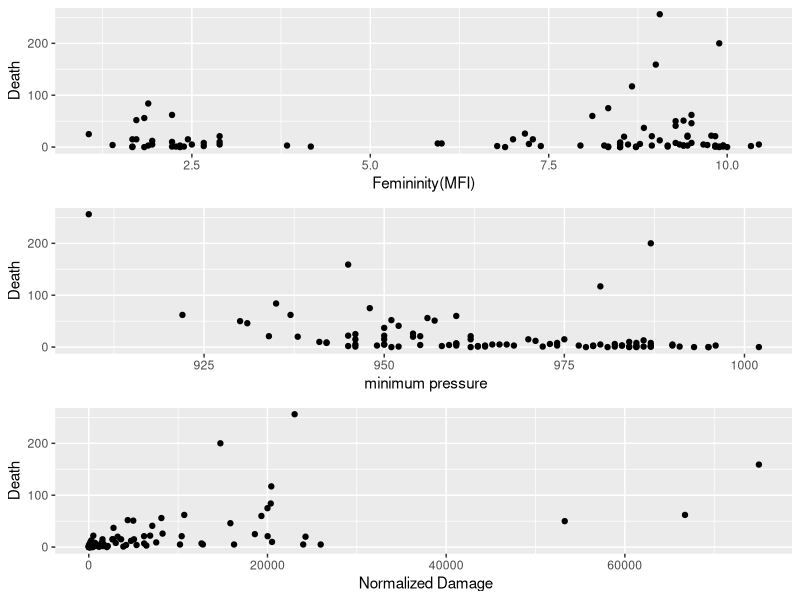
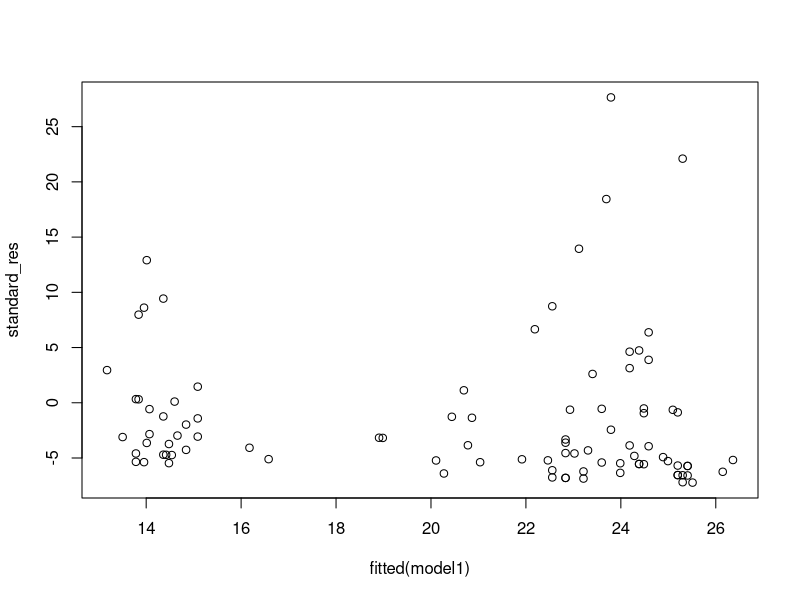
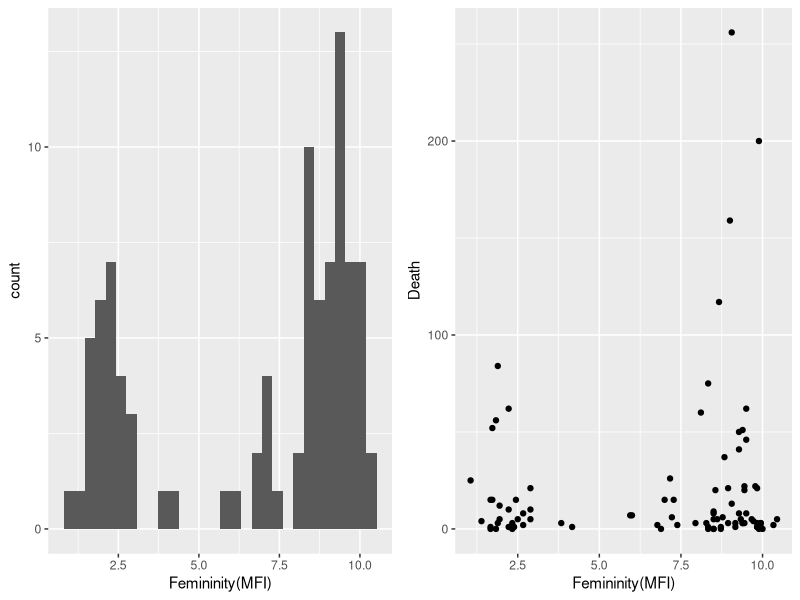
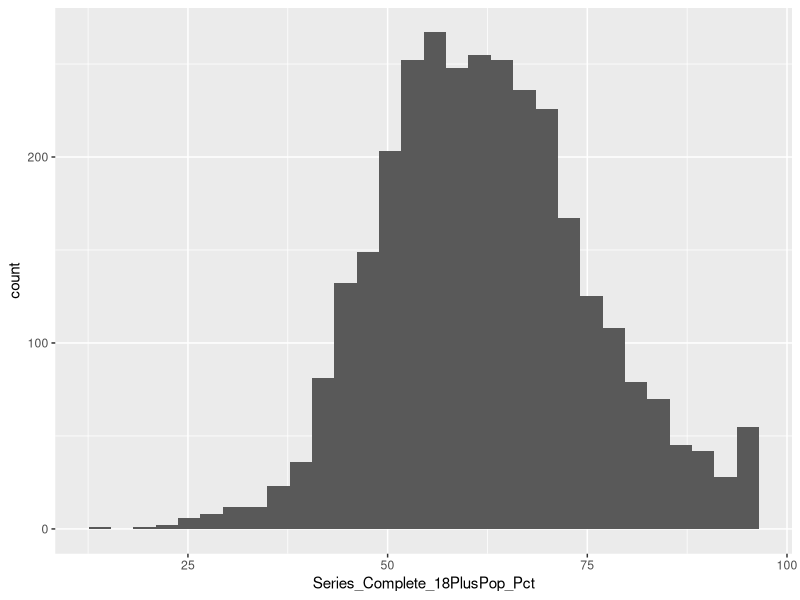
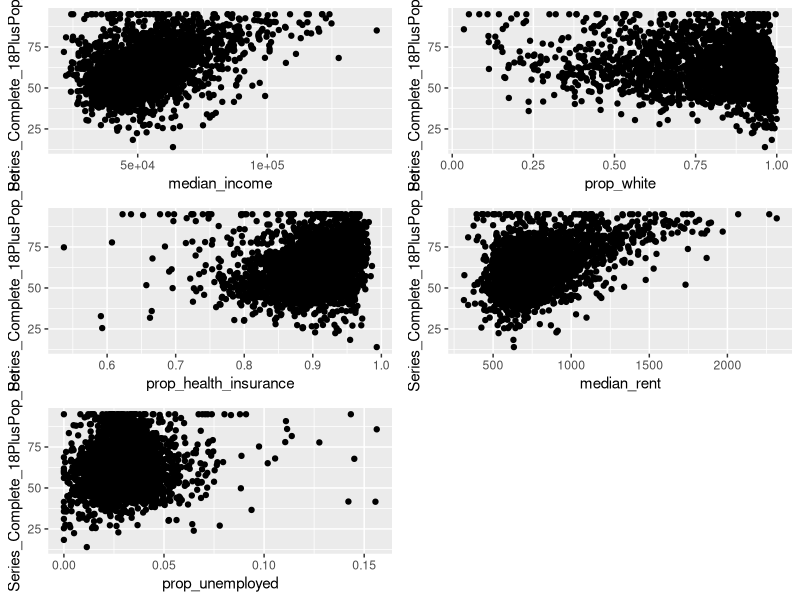
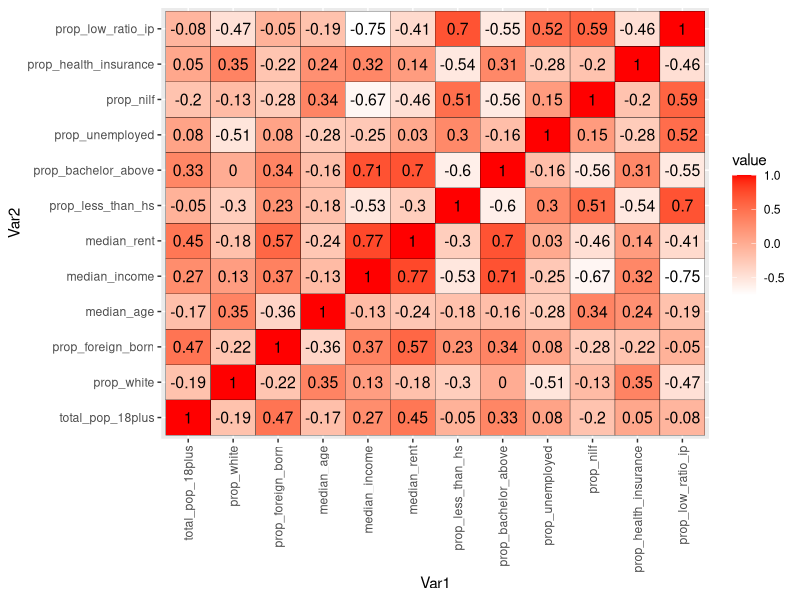

Here is the R script that generated these plots, in order:
## ---- chunk 1
knitr::opts_chunk$set(echo = TRUE)
library(readxl)
library(tidyverse)
library(readr)
library(skimr) # EDA
library(MASS)
library(reshape2)
library(gridExtra)
library(knitr)
## ---- chunk 2
q2 <- read_excel("data/q2.xlsx")
## ---- chunk 3
q2a1 <- q2 %>% ggplot(aes(x=MasFem, y=alldeaths)) + geom_point() + 
  xlab("Femininity(MFI)") + ylab("Death")
q2a2 <- q2 %>% ggplot(aes(x=MinPressure_before, y=alldeaths)) + geom_point() +
    xlab(" minimum pressure") + ylab("Death")
q2a3 <- q2 %>% ggplot(aes(x=NDAM, y=alldeaths)) + geom_point()+
  xlab(" Normalized Damage") + ylab("Death")
grid.arrange(q2a1, q2a2,q2a3, ncol=1)
## ---- chunk 4
model1 <- glm(alldeaths~MasFem, family = poisson, data = q2)
est <- data.frame(summary(model1)$coefficients) %>% 
  mutate(Estimate = exp(Estimate))
kable(round(est, 4))
## ---- chunk 5
standard_res <- rstandard(model1)
plot(fitted(model1), standard_res)
## ---- chunk 6
n = 92
k = 2
sum(standard_res^2)/(n-k)
## ---- chunk 7
1-pchisq(sum(standard_res^2), n-k)
## ---- chunk 8
model2 <- glm(alldeaths~MasFem, family = quasipoisson, data = q2)
est2 <- data.frame(summary(model2)$coefficients) %>% 
  mutate(Estimate = exp(Estimate))
kable(round(est2, 4))
## ---- chunk 9
cmodel<-glm.nb(alldeaths ~ ZMasFem*ZMinPressure_A + ZMasFem*ZNDAM , data=q2)
kable(round(summary(cmodel)$coefficients, 4))
## ---- chunk 10
exp(0.1723)
## ---- chunk 11
d <- q2%>% filter(Name == "Sandy")
sandy <- d[12:14]
predict(cmodel, sandy, type="response")
## ---- chunk 12
f1 <- q2 %>% ggplot(aes(MasFem))+ geom_histogram() + xlab("Femininity(MFI)")
f2 <- q2 %>% ggplot(aes(x=MasFem, y=alldeaths)) + geom_point() + 
  xlab("Femininity(MFI)") + ylab("Death")
grid.arrange(f1, f2, ncol=2)
## ---- chunk 13
q3 <- read_csv("data/q3.csv")
q3 <- dplyr::select(q3, FIPS, starts_with("Series_Complete"), )
acs <- read_csv("data/acs.csv")
acs <- acs %>% pivot_wider(names_from = variable, values_from=value)
acs <- acs %>% rename(FIPS = fips)
combined <- inner_join(q3, acs, by='FIPS')
## ---- chunk 14
combined <- na.omit(combined)
## ---- chunk 15
combined %>% ggplot(aes(Series_Complete_18PlusPop_Pct))+ geom_histogram()
## ---- chunk 16
q3a1 <- combined %>% ggplot(aes(x=median_income, y=Series_Complete_18PlusPop_Pct)) + geom_point()
q3a2 <- combined %>% ggplot(aes(x=prop_white, y=Series_Complete_18PlusPop_Pct)) + geom_point()
q3a3 <- combined %>% ggplot(aes(x=prop_health_insurance, y=Series_Complete_18PlusPop_Pct)) + geom_point()
q3a4 <- combined %>% ggplot(aes(x=median_rent, y=Series_Complete_18PlusPop_Pct)) + geom_point()
q3a5 <- combined %>% ggplot(aes(x=prop_unemployed, y=Series_Complete_18PlusPop_Pct)) + geom_point()
grid.arrange(q3a1, q3a2,q3a3, q3a4,q3a5, ncol=2)
## ---- chunk 17
correlationacs <- dplyr::select(acs, -FIPS, -county_name)
correlationacs<- na.omit(correlationacs)
# creating correlation matrix
corr_mat <- round(cor(correlationacs),2)
# reduce the size of correlation matrix
melted_corr_mat <- melt(corr_mat)
# head(melted_corr_mat)
# plotting the correlation heatmap
ggplot(data = melted_corr_mat, aes(x=Var1, y=Var2,
                                   fill=value)) +
  geom_tile(color = "black") + 
  scale_fill_gradient(low = "white", high = "red") +
  theme(axis.text.x = element_text(angle = 90, vjust = 0.5, hjust=1))+
  geom_text(aes(label = value), color = "black", size = 4)
## ---- chunk 18
modeldata3b <- combined %>%
  mutate(Series_Complete_18PlusPop_Pct_model = Series_Complete_18PlusPop_Pct/100)
model3b1 <- glm(Series_Complete_18PlusPop_Pct_model ~ 
                  prop_white + prop_foreign_born+ 
                 median_income +prop_unemployed + prop_nilf + 
                 prop_health_insurance + prop_low_ratio_ip, 
               family = binomial, data = modeldata3b)
## ---- chunk 19
kable(round(summary(model3b1)$coefficients, 4))
## ---- chunk 20
model3b2 <- glm(Series_Complete_18PlusPop_Pct_model ~ 
                  prop_white + prop_foreign_born+ 
                 median_income +prop_unemployed + 
                 prop_health_insurance, 
               family = binomial, data = modeldata3b)

## ---- chunk 21
summary(model3b2)
kable(round(summary(model3b2)$coefficients, 4))
## ---- chunk 22
est <- data.frame(summary(model3b2)$coefficients) %>% 
  mutate(Estimate = exp(Estimate))
kable(round(est, 4))
## ---- chunk 23
Ada <- modeldata3b %>% filter(county_name == "Ada County, Idaho") 
Ada <- dplyr::select(Ada, prop_white, prop_foreign_born, 
                 median_income,prop_unemployed, prop_nilf, 
                 prop_health_insurance, prop_low_ratio_ip, total_pop_18plus)
## ---- chunk 24
dplyr::select(modeldata3b, county_name, Series_Complete_18PlusPop_Pct) %>% 
  filter(county_name == "Ada County, Idaho")

predict(model3b2, Ada, type = "response")
